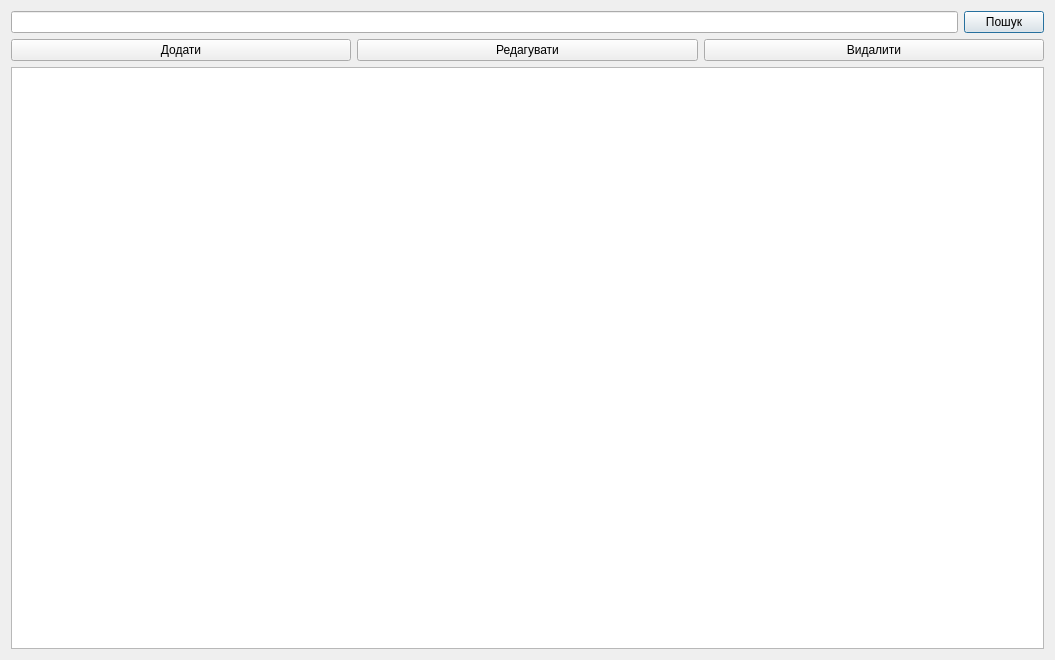
<?xml version="1.0" encoding="UTF-8"?>
<ui version="4.0">
 <class>Transfer_window</class>
 <widget class="QDialog" name="Transfer_window">
  <property name="geometry">
   <rect>
    <x>0</x>
    <y>0</y>
    <width>1055</width>
    <height>660</height>
   </rect>
  </property>
  <property name="windowTitle">
   <string>Витрати</string>
  </property>
  <property name="windowIcon">
   <iconset resource="Res.qrc">
    <normaloff>:/new/prefix1/IMG/ico.png</normaloff>:/new/prefix1/IMG/ico.png</iconset>
  </property>
  <layout class="QVBoxLayout" name="verticalLayout">
   <item>
    <layout class="QHBoxLayout" name="horizontalLayout">
     <item>
      <widget class="QLineEdit" name="lineEdit"/>
     </item>
     <item>
      <widget class="QPushButton" name="pushButton_search">
       <property name="text">
        <string>Пошук</string>
       </property>
      </widget>
     </item>
    </layout>
   </item>
   <item>
    <layout class="QHBoxLayout" name="horizontalLayout_2">
     <item>
      <widget class="QPushButton" name="pushButton_add">
       <property name="text">
        <string>Додати</string>
       </property>
      </widget>
     </item>
     <item>
      <widget class="QPushButton" name="pushButton_edit">
       <property name="text">
        <string>Редагувати</string>
       </property>
      </widget>
     </item>
     <item>
      <widget class="QPushButton" name="pushButton_del">
       <property name="text">
        <string>Видалити</string>
       </property>
      </widget>
     </item>
    </layout>
   </item>
   <item>
    <widget class="QTableView" name="tableView"/>
   </item>
  </layout>
 </widget>
 <resources>
  <include location="Res.qrc"/>
 </resources>
 <connections/>
</ui>
